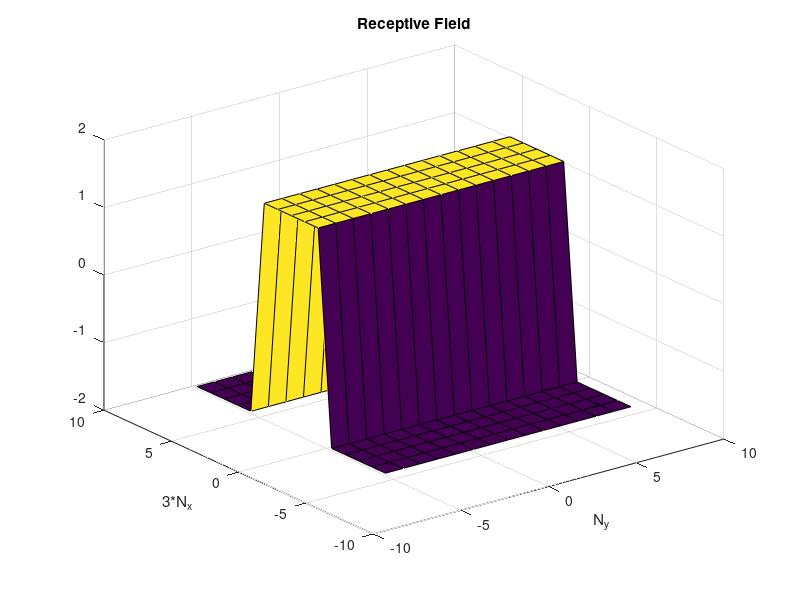

Reproduce this figure in MATLAB.
#! /usr/bin/octave -qf
#
# Institution: TU Berlin
# Course:      Modelle zur Informationsverarbeitung im Gehirn - WS2011/2012
# Topic:       Excercise 10 - Hubel-Wiesel-Modell einfacher orientierungsselektiver Zellen
# Author:      Robin Vobruba
#

# Number of ganglia-cells on one axis.
global N_x = 5;
global N_y = -1;

# area of effect in the photo receptros for one ganglia cell
global range = 10;

# Elongationsfaktor
global L = -1;

# Modell-Photorezeptoren xi(i_p, j_p) = [-1 or 1]
global photoRez = [];
global xiRangeX = -1;
global xiRangeY = -1;

# Ganglienzellen (RGC) u(3N_x, N_y)
global gangliaCells = [];
# [1: ON-Zentrum, -1: OFF-Zentrum] see gangliaCells
global gangliaCellsType = [];
global uRangeX = -1;
global uRangeY = -1;

global u_factors = [];


function set_L(new_L)
	global N_x;
	global N_y;
	global L;
	L = new_L;
	N_y = L * N_x;
	initMatrices();
endfunction

function set_N_y(new_N_y)
	global N_x;
	global N_y;
	global L;
	N_y = new_N_y;
	L = N_y / N_x;
	initMatrices();
endfunction

function initMatrices()
	global N_x;
	global N_y;
	global range;
	global photoRez;
	global xiRangeX;
	global xiRangeY;
	global gangliaCells;
	global gangliaCellsType;
	global uRangeX;
	global uRangeY;
	global u_factors;

	uRangeX = (3*N_x - 1) / 2;
	uRangeY = (N_y   - 1) / 2;

	xiRangeX = uRangeX + range;
	xiRangeY = uRangeY + range;

	photoRez = ones(xiRangeX*2 + 1, xiRangeY*2 + 1);

	gangliaCells     = - ones(uRangeX*2 + 1, uRangeY*2 + 1);
	gangliaCellsType = - ones(uRangeX*2 + 1, uRangeY*2 + 1);

	# Set middle 3rd to be ON-center cells
	gangliaCellsType(N_x+1:2*N_x, :) = ones(N_x, columns(gangliaCellsType));

	u_factors = calc_u_factors();
endfunction



function _xi = get_xi(i, j)
	global photoRez;
	global xiRangeX;
	global xiRangeY;
	_xi = photoRez(
			1 + i + xiRangeX,
			1 + j + xiRangeY);
endfunction

function _on = get_isOn(i, j)
	global gangliaCellsType;
	global uRangeX;
	global uRangeY;
	_on = gangliaCellsType(
			1 + i + uRangeX,
			1 + j + uRangeY);
endfunction

function set_u(i, j, u)
	global gangliaCells;
	global uRangeX;
	global uRangeY;
	gangliaCells(
			1 + i + uRangeX,
			1 + j + uRangeY) = u;
endfunction

function _u_factors = calc_u_factors()
	global range;
	_u_factors = [];
	for k = -range:range
		k2 = k^2;
		for l = -range:range
			k2_l2 = k2 + l^2;
			_u_factors(k + range+1, l + range+1) = exp(- k2_l2 / 6) - 1/9 * exp(- k2_l2 / 54);
		endfor
	endfor
endfunction

function _u = calc_u(i, j)
	global u_factors;
	global gangliaCellsType;
	global range;
	filterResults = u_factors .* get_xi(i-range:i+range, j-range:j+range);
	_u = get_isOn(i, j) * sum(filterResults(:));
	set_u(i, j, _u);
endfunction

function _v = calc_v(i, j)
	_v = max(0, calc_u(i, j));
endfunction

function _V = calc_V()
	global N_x;
	global N_y;
	global uRangeX;
	global uRangeY;
	_V = 0;
	for i = -uRangeX:uRangeX
		for j = -uRangeY:uRangeY
			_V += calc_v(i, j);
		endfor
	endfor
	_V *= 1 / (N_x * N_y);
endfunction


exec_10_1_a = true;

if exec_10_1_a
	set_N_y(15);

	calc_V();

	surf(-uRangeY:uRangeY, -uRangeX:uRangeX, gangliaCells);
	title('Receptive Field');
	xlabel("N_y");
	ylabel("3*N_x");
	print('receptiveField.png');
endif
